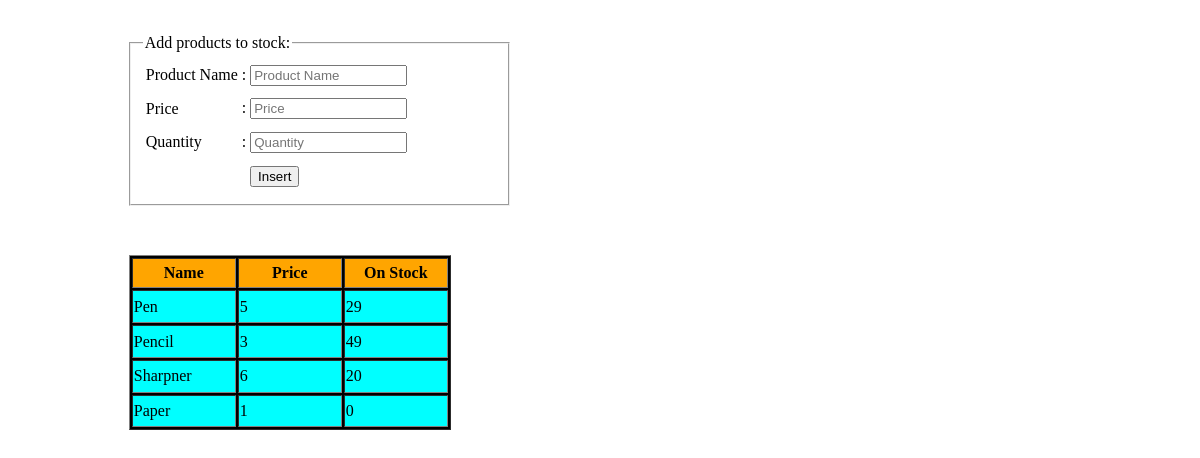
The page /php/product_ins.php on the database as committed earlier.
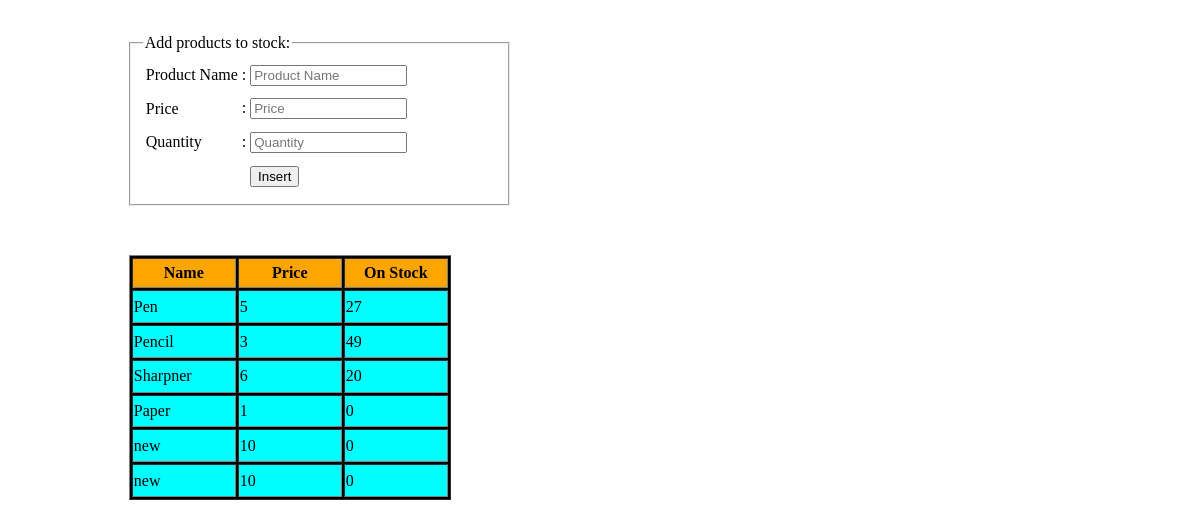
The same page on the database as committed later.
### tables this page shows
CREATE TABLE `products` (
  `pid` int(4) NOT NULL,
  `name` varchar(50) NOT NULL,
  `price` int(5) NOT NULL,
  `stock` int(5) NOT NULL
);

### php/product_ins.php (the view, shortened to what this page needs)
<html>
<head>
</head>
<body>
<table width=100%>
<tr><td>
<div>
<form action="product_ins.php" method="post" name="ins">
<fieldset style="width:30%; float:left; margin-left:10%;">
    <legend>Add products to stock:</legend>
<table>
<tr><td>Product Name</td><td>: <input type="text" name="name" placeholder="Product Name" class="txt"></td></tr>
<tr><td>Price</td><td>: <input type="text" name="price" placeholder="Price" class="txt"></td></tr>
<tr><td>Quantity</td><td>: <input type="text" name="quantity" placeholder="Quantity" class="txt"></td></tr>
<tr><td></td><td><input type="Submit" name="insert" value="Insert" style="margin-left:5%;"></td></tr>
</table>
</fieldset>
</form>
</div>
</td></tr>
<tr><td>
<div>
<?php
		$conn = new mysqli("localhost", "root","" , "vijay");
		$qry="SELECT name, price, stock FROM `products` ;";
		$result=$conn->query($qry);
		if($result->num_rows>0){
			?>
			<table border=1px style="margin-left:10%;" class="res">
			<tr><th class="th">Name</th><th class="th">Price</th><th class="th">On Stock</th></tr>
<?php
			while($row=$result->fetch_assoc()){
?>
				<tr><td  class="td"><?php echo $row["name"];?></td><td  class="td"><?php echo $row["price"];?></td><td  class="td"><?php echo $row["stock"];?></td></tr>
<?php
	}
}
else
{echo "No results found..";}
?>
</table>
</div>
</td></tr>
</table>
</body>
</html>

### php/product_ins.php (style rules this page uses)
select,.txt { width:157px; }
td { padding-bottom:2%; padding-top:2%; }
.res { background-color:black; }
.th { background-color:orange;height:30px; width:100px; }
.td { background-color:cyan; }

Rows that differ between the two databases and show on the page:
changed products "Pen": stock "29" → "27"
added products: name "new", price "10", stock "0"
added products: name "new", price "10", stock "0"
